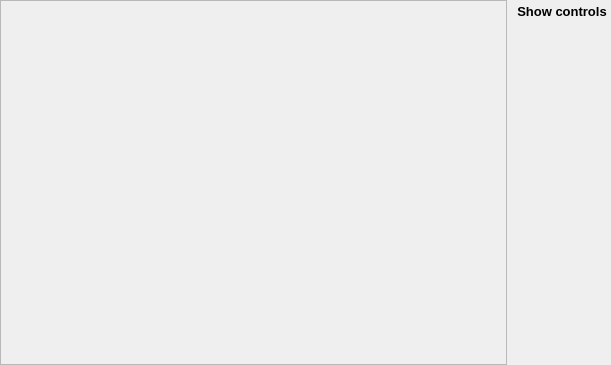
<?xml version="1.0" encoding="UTF-8"?>
<ui version="4.0">
 <class>SidePaneContainer</class>
 <widget class="QWidget" name="SidePaneContainer">
  <property name="geometry">
   <rect>
    <x>0</x>
    <y>0</y>
    <width>611</width>
    <height>365</height>
   </rect>
  </property>
  <layout class="QHBoxLayout" name="horizontal_layout_">
   <property name="leftMargin">
    <number>0</number>
   </property>
   <property name="topMargin">
    <number>0</number>
   </property>
   <property name="rightMargin">
    <number>0</number>
   </property>
   <property name="bottomMargin">
    <number>0</number>
   </property>
   <item>
    <widget class="ExpandingScrollArea" name="side_panel_scroll_area_">
     <property name="sizePolicy">
      <sizepolicy hsizetype="Expanding" vsizetype="Minimum">
       <horstretch>0</horstretch>
       <verstretch>0</verstretch>
      </sizepolicy>
     </property>
     <property name="verticalScrollBarPolicy">
      <enum>Qt::ScrollBarAsNeeded</enum>
     </property>
     <property name="horizontalScrollBarPolicy">
      <enum>Qt::ScrollBarAlwaysOff</enum>
     </property>
     <property name="sizeAdjustPolicy">
      <enum>QAbstractScrollArea::AdjustToContents</enum>
     </property>
     <widget class="QWidget" name="side_panel_widget_contents_">
      <property name="geometry">
       <rect>
        <x>0</x>
        <y>0</y>
        <width>69</width>
        <height>363</height>
       </rect>
      </property>
      <property name="sizePolicy">
       <sizepolicy hsizetype="Expanding" vsizetype="Preferred">
        <horstretch>0</horstretch>
        <verstretch>0</verstretch>
       </sizepolicy>
      </property>
      <property name="autoFillBackground">
       <bool>true</bool>
      </property>
      <layout class="QVBoxLayout" name="side_panel_vertical_layout_">
       <property name="spacing">
        <number>0</number>
       </property>
       <property name="sizeConstraint">
        <enum>QLayout::SetMinAndMaxSize</enum>
       </property>
       <property name="leftMargin">
        <number>0</number>
       </property>
       <property name="topMargin">
        <number>0</number>
       </property>
       <property name="rightMargin">
        <number>0</number>
       </property>
       <property name="bottomMargin">
        <number>0</number>
       </property>
       <item>
        <widget class="QStackedWidget" name="side_panel_stack_">
         <property name="sizePolicy">
          <sizepolicy hsizetype="Minimum" vsizetype="Preferred">
           <horstretch>0</horstretch>
           <verstretch>0</verstretch>
          </sizepolicy>
         </property>
        </widget>
       </item>
      </layout>
     </widget>
    </widget>
   </item>
   <item>
    <widget class="QWidget" name="popout_panel_buttons_container_" native="true">
     <property name="sizePolicy">
      <sizepolicy hsizetype="Fixed" vsizetype="Expanding">
       <horstretch>0</horstretch>
       <verstretch>0</verstretch>
      </sizepolicy>
     </property>
     <layout class="QVBoxLayout" name="popout_panel_buttons_vertical_layout_">
      <property name="leftMargin">
       <number>0</number>
      </property>
      <property name="topMargin">
       <number>0</number>
      </property>
      <property name="rightMargin">
       <number>0</number>
      </property>
      <property name="bottomMargin">
       <number>0</number>
      </property>
      <item>
       <widget class="VerticalButtonWidget" name="view_button_">
        <property name="sizePolicy">
         <sizepolicy hsizetype="Fixed" vsizetype="Fixed">
          <horstretch>0</horstretch>
          <verstretch>0</verstretch>
         </sizepolicy>
        </property>
        <property name="text">
         <string>Show controls</string>
        </property>
        <property name="toolTip">
         <string>Show/hide view and camera controls</string>
        </property>
        <property name="font">
         <font>
          <pointsize>10</pointsize>
          <weight>75</weight>
          <bold>true</bold>
         </font>
        </property>
        <property name="checkable">
         <bool>false</bool>
        </property>
        <property name="flat">
         <bool>true</bool>
        </property>
       </widget>
      </item>
      <item>
       <spacer name="popout_panel_buttons_spacer_">
        <property name="orientation">
         <enum>Qt::Vertical</enum>
        </property>
        <property name="sizeHint" stdset="0">
         <size>
          <width>1</width>
          <height>10</height>
         </size>
        </property>
       </spacer>
      </item>
     </layout>
    </widget>
   </item>
  </layout>
 </widget>
 <customwidgets>
  <customwidget>
   <class>ExpandingScrollArea</class>
   <extends>QScrollArea</extends>
   <header>qt_common/custom_widgets/expanding_scroll_area.h</header>
   <container>1</container>
  </customwidget>
  <customwidget>
   <class>ScaledPushButton</class>
   <extends>QPushButton</extends>
   <header>qt_common/custom_widgets/scaled_push_button.h</header>
  </customwidget>
  <customwidget>
   <class>VerticalButtonWidget</class>
   <extends>QPushButton</extends>
   <header>views/custom_widgets/vertical_button_widget.h</header>
  </customwidget>
 </customwidgets>
 <resources>
  <include location="../../resources.qrc"/>
 </resources>
 <connections/>
</ui>
